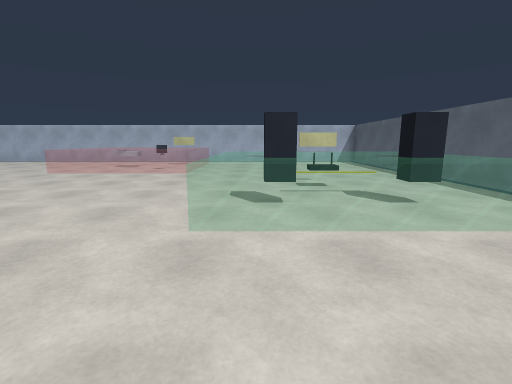
View 1 (above)

20 first-person views from a walk through a Unity game level. The camera is 1.3 m above the floor, tilts 10° down and sees 85° across. The floor is counted in squares, 1 m on a side. Each view is taken from the middle of a square. On the plan, view 1 faces up. The plan holds only what a view shows up to about 13 squares ahead; the rest is blank. The player is left out.

View 2
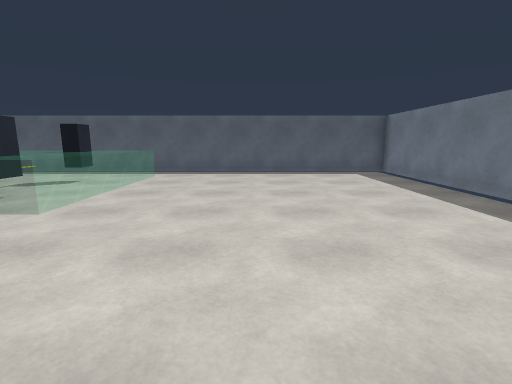

View 3
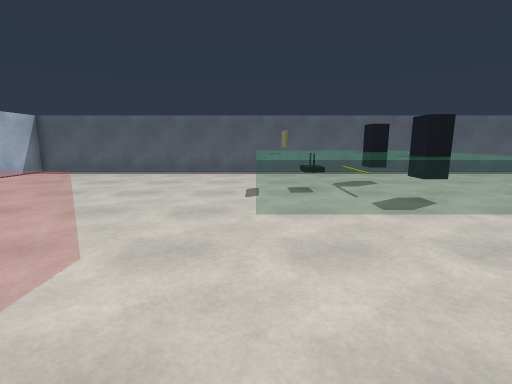

View 4
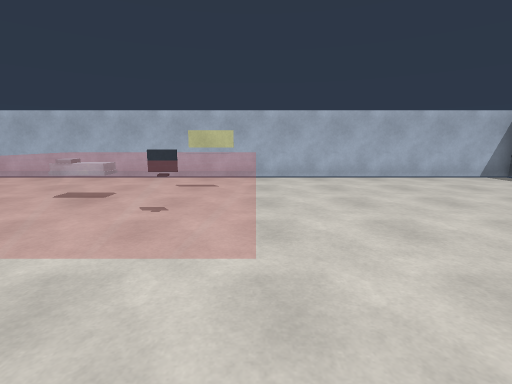

View 5
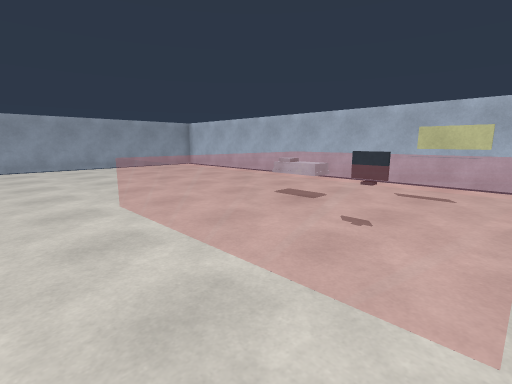

View 6
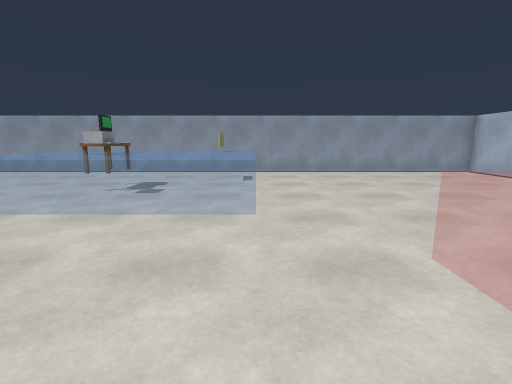

View 7
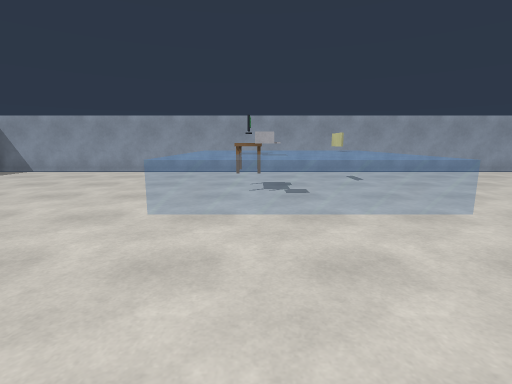

View 8
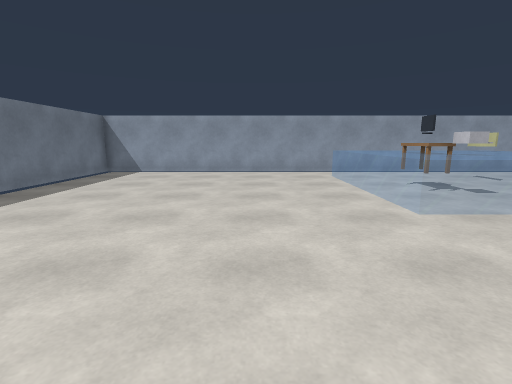

View 9
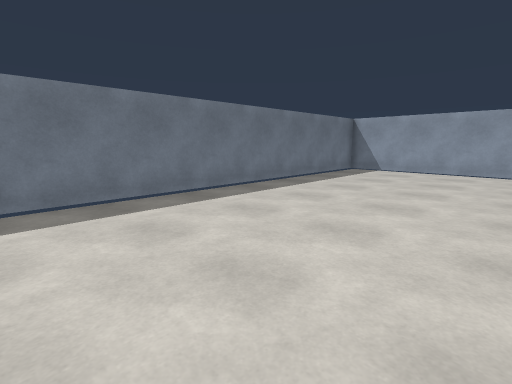

View 10
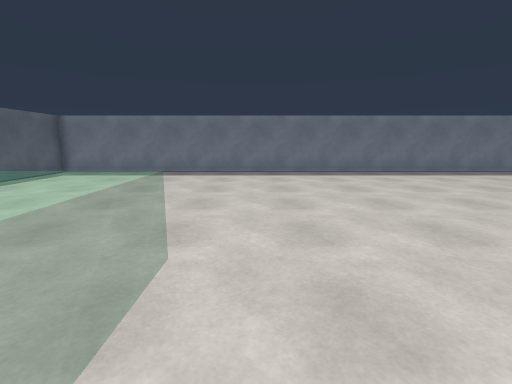

View 11
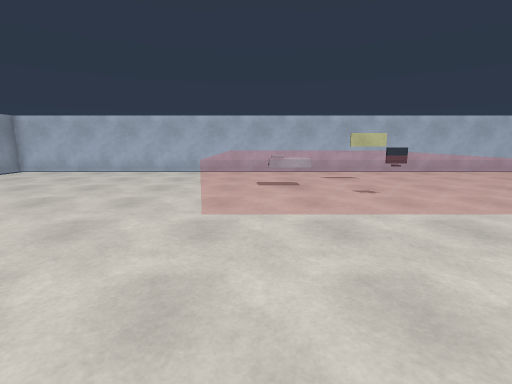

View 12
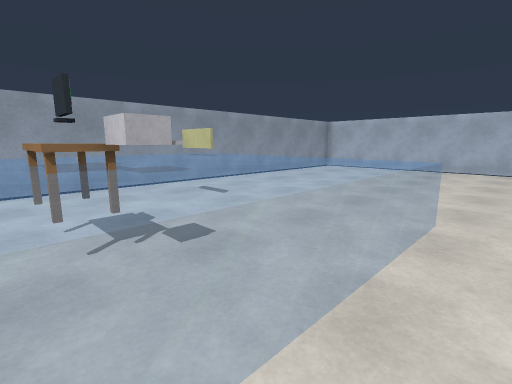

View 13
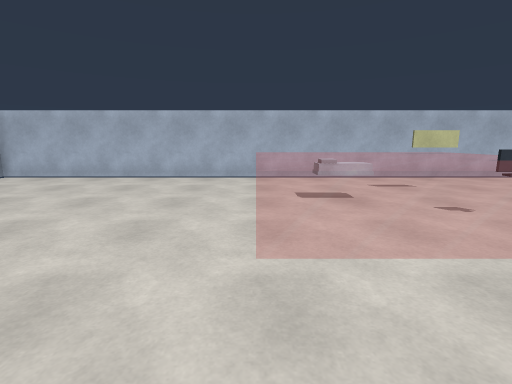

View 14
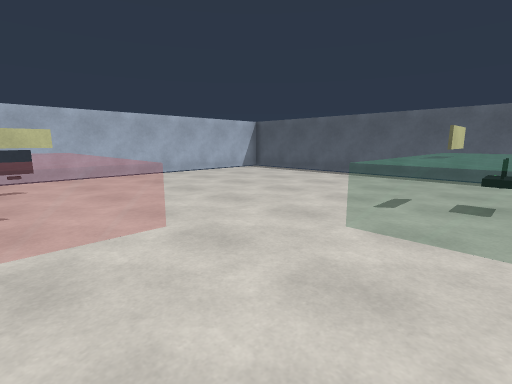

View 15
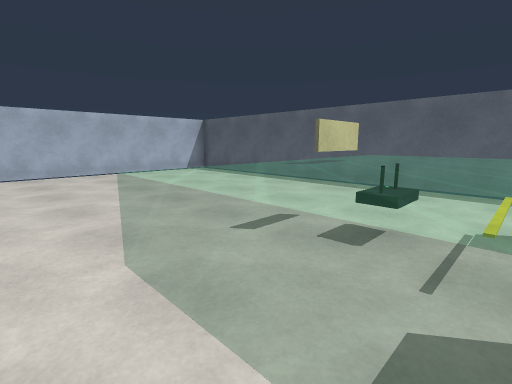

View 16
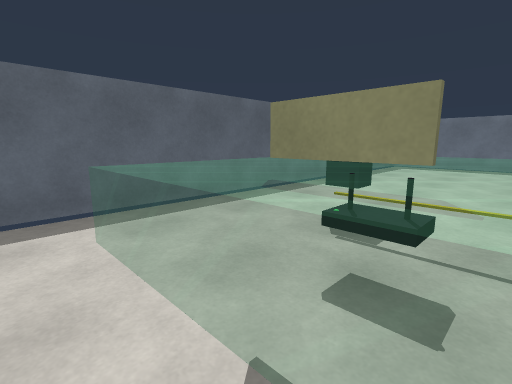

View 17
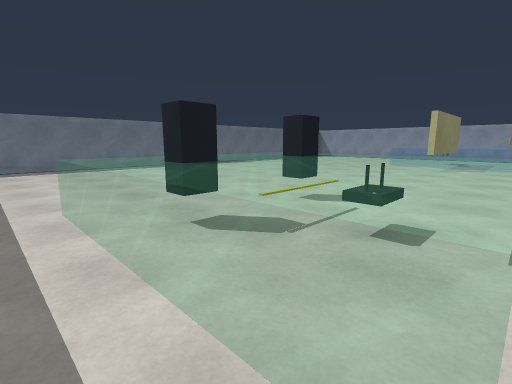

View 18
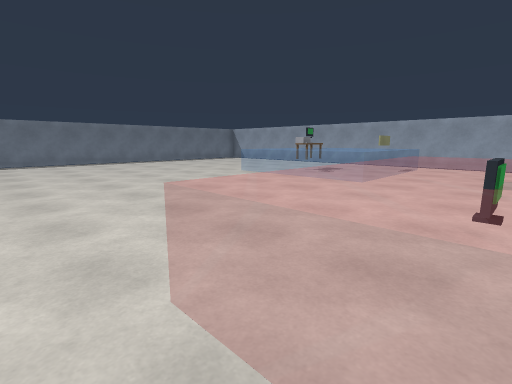

View 19
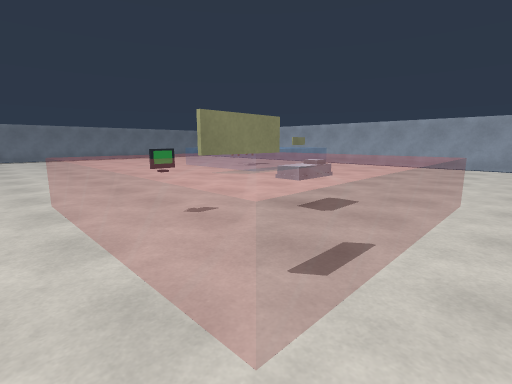

View 20
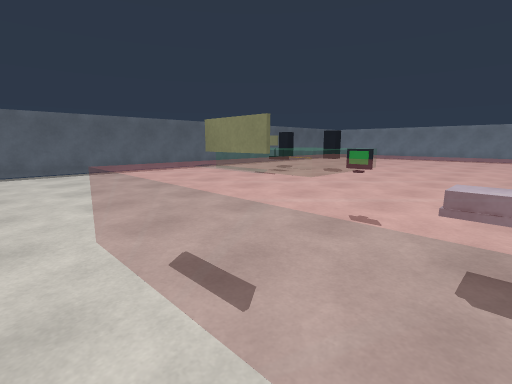

### Floor plan
Key: @ floor where view 1 was taken; # wall or solid block; . floor; ^ raised ledge; O other object.
Columns run from 19 left of view 1 to 7 right of it. Each row starts with its distance up from view 1.
 20 ###########################
 19 #.........................#
 18 #.........^^^^^^^.........#
 17 #.........^   ^O^.........#
 16 #.........^^^^^^^.........#
 15 #.........^^^^  ^.........#
 14 #.........^   ^^^.........#
 13 #.........^     ^.........#
 12 #.........^^^^^^^.........#
 11 #.........................#
 10 #.^^^^^^^.........^^^^^^^.#
  9 #.^O^   ^.........^ ^O^ ^.#
  8 #.^     ^.........^  ^  ^.#
  7 #.^   O ^.........^ ^^^ ^.#
  6 #.^ OOO ^.........^OO OO^.#
  5 #.^ ^O^ ^.........^     ^.#
  4 #.^^^^^^^.........^^^^^^^.#
  3 #.........................#
  2 #.........................#
  1 #.........................#
  0 #..................@......#
 -1 #.........................#
 -2 #.........................#
 -3 #.........................#
 -4 #.........................#
 -5 #.........................#
 -6 ###########################

Positions as (right, up) in squares from view 1, and headings:
1: (0, 0), facing up
2: (-6, 0), facing right
3: (-6, 10), facing right
4: (-3, 9), facing up
5: (-3, 10), facing up-left
6: (-6, 10), facing left
7: (-6, 6), facing left
8: (-6, 1), facing left
9: (-5, 1), facing down-left
10: (-2, 7), facing down
11: (-8, 7), facing up
12: (-10, 5), facing up-left
13: (-9, 9), facing up
14: (-5, 8), facing up-right
15: (-2, 7), facing up-right
16: (1, 11), facing down-right
17: (6, 10), facing down-left
18: (-2, 14), facing down-left
19: (-2, 19), facing down-left
20: (-7, 19), facing down-right
